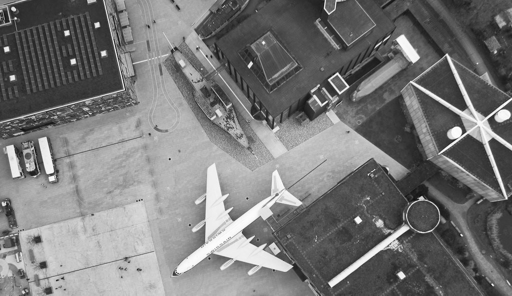
#> input picture Assignment2_Occlusion detection/Lab2/IMG1.png, 512 x 296 px
$ python occlusion.py
#> lines starting #> are read from the running program, lines starting #| are printed output that depends on the picture; after the words box and inside, x2 and y2 are one past the last pixel; in counts of white or black regions, pixels touching at a corner belong together
import cv2
import numpy as np
import matplotlib.pyplot as plt

def main():

    img1 = cv2.imread(r'IMG1.png', cv2.IMREAD_GRAYSCALE)
#> img1 is the input picture: shape (296, 512); min 14, max 255, mean 120.4
    img2 = cv2.imread(r'IMG2.png', cv2.IMREAD_GRAYSCALE)
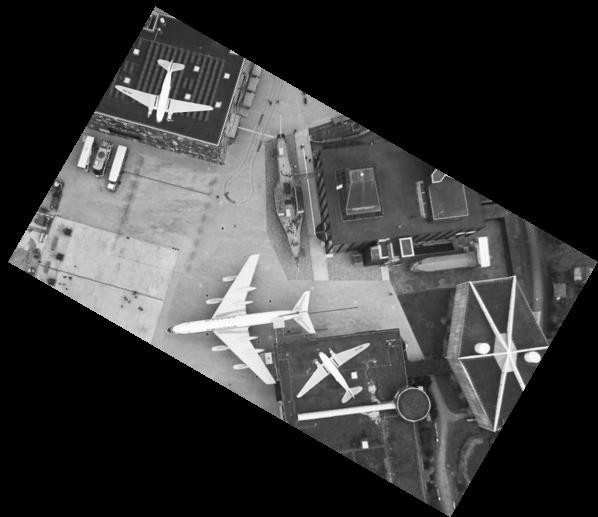
#> input picture Assignment2_Occlusion detection/Lab2/IMG2.png, 598 x 517 px
#> img2 is the input picture: shape (517, 598); min 0, max 255, mean 60.2


    # given coorespondance checked from image and question


    p1_img_1=np.array([124,29,1])
    p1_img_2=np.array([248,93,1])

    p2_img_1=np.array([372,157,1])
    p2_img_2=np.array([399,328,1])


    # rotaion computation

    angle_1=np.arctan2((p2_img_1[1]-p1_img_1[1]),(p2_img_1[0]-p1_img_1[0]))
    angle_2=np.arctan2((p2_img_2[1]-p1_img_2[1]),(p2_img_2[0]-p1_img_2[0]))

    #net rotation in radians

    theta=angle_1-angle_2


    R=np.array([[np.cos(theta), (-np.sin(theta)),0],
                [ np.sin(theta) , np.cos(theta),0],
                [0,0,1]] )


    translation= (p2_img_1 - R@p2_img_2)
    # translation=[0,0]


    # homogenious tranformation matrix

    T=np.array([[np.cos(theta), -np.sin(theta) , translation[0]],
                [ np.sin(theta) , np.cos(theta) , translation[1]],
                [0 , 0 , 1]])

    print(T)


    #using open cv wrap affine bilinear transform to interpolation and transform

     # it takes 2x3 matrix as input are are sliciing the above matrix

    img2_aligned=cv2.warpAffine(img2, T[:2,:] , (img1.shape[1],img1.shape[0]), flags=cv2.INTER_LINEAR)
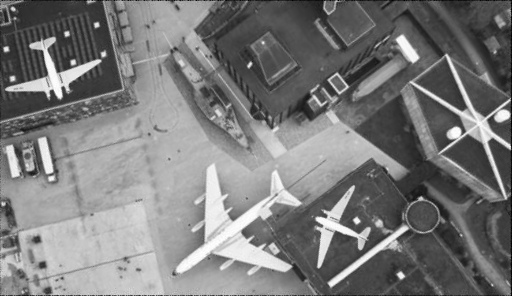
#> img2_aligned: shape (296, 512); min 0, max 255, mean 122.6


    # to find occlusiopn we calcul;ate abs difference btw pixel intensities of images
    diff_image = cv2.absdiff(img1, img2_aligned)
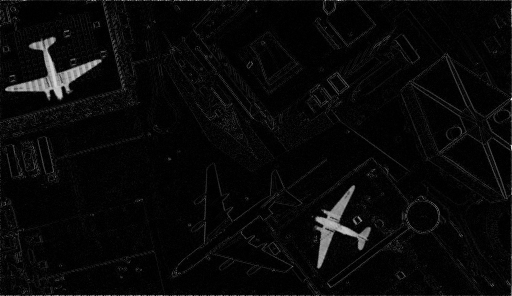
#> diff_image: shape (296, 512); min 0, max 232, mean 8.9


  #  applying binary thresholding
    _, change_mask = cv2.threshold(diff_image, 30, 255, cv2.THRESH_BINARY)
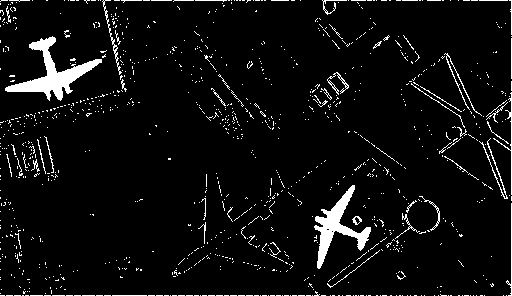
#> change_mask: shape (296, 512); 5.5% white; 1050 white regions (997 under 20 px), largest, box (x1, y1, x2, y2) and area: (5, 36, 102, 101) 1730, (314, 185, 371, 269) 1359, (479, 138, 508, 199) 173

    #applying the change mask on the original image

    masked_image=cv2.bitwise_and(img1, img1, mask=change_mask)
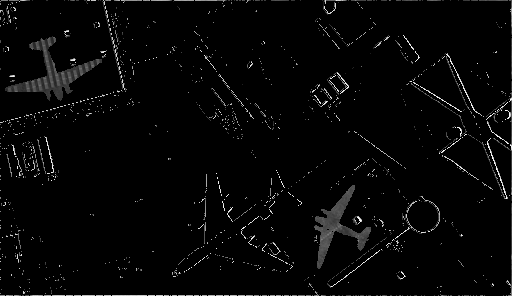
#> masked_image: shape (296, 512); min 0, max 255, mean 6.2


    cv2.imshow("img_2_alinged",img2_aligned)
    cv2.imshow("binary_mask",change_mask)
    cv2.imshow("masked_image",masked_image)
    cv2.imshow("img_2",img2)
    cv2.imshow("img_1",img1)

    cv2.waitKey(0)


    # Run the function
if __name__ == "__main__":
    main()


# Estimated Affine Transformation Matrix:
# [[   0.8654551     0.49921821 -137.06015943]
#  [  -0.49921821    0.8654551    72.31879117]]
